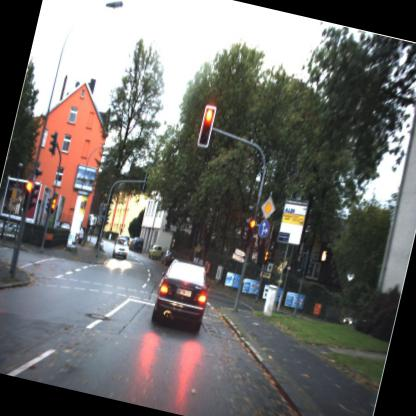
#> input picture datasets/train/images/101_jpg.rf.195906d75cfd98436709ee9fd1ef4a2b.jpg, 416 x 416 px; its folder holds only this picture in this run
$ python auto_label.py --img-dir ../datasets/train/images
#> lines starting #> are read from the running program, lines starting #| are printed output that depends on the picture; after the words box and inside, x2 and y2 are one past the last pixel; in counts of white or black regions, pixels touching at a corner belong together
"""
Auto-labeller for track-specific YOLO training data
=====================================================
Reads 600x600 warped-view screenshots and generates YOLO-format .txt labels.
Auto-detects signs with HSV, then lets you adjust each box with the mouse.

Usage:
    python auto_label.py                    # labels train split
    python auto_label.py --split val        # labels val split

Controls (per image):
    Enter / Space  — accept all boxes and save
    e              — edit: redraw each box with mouse (drag to select, Space to confirm)
    d              — discard this image (no label saved)
    q              — quit
"""

import cv2
import numpy as np
import argparse
from pathlib import Path

ROOT = Path(__file__).resolve().parent.parent

# ── ROI coordinates (x1, y1, x2, y2) in 600×600 warped view ─────────
ROI_STOP  = (305, 472, 402, 550)
ROI_55    = (468, 283, 568, 362)
ROI_LIGHT = (10,  252, 72,  315)

RED_RATIO_STOP = 0.10
RED_RATIO_55   = 0.04
GREEN_RATIO_LIGHT = 0.05   # HSV green pixel fraction → green light
RED_RATIO_LIGHT   = 0.05   # HSV red pixel fraction   → red light

COLOURS = {
    'stop':        (0,   60, 255),
    'speed_55':    (255, 80,   0),
    'light_off':   (120, 120, 120),
    'light_green': (0,  200,   0),
    'light_red':   (0,   0,  220),
}

# Auto-label boxes: class_id, x_center, y_center, width, height (normalised to 600×600)
AUTO_BOXES = {
    'stop':        (0, 0.5892, 0.8517, 0.1617, 0.1300),
    'speed_55':    (1, 0.8633, 0.5375, 0.1667, 0.1317),
    'light_off':   (2, 0.0683, 0.4725, 0.1033, 0.1050),
    'light_green': (3, 0.0683, 0.4725, 0.1033, 0.1050),
    'light_red':   (4, 0.0683, 0.4725, 0.1033, 0.1050),
}


# ── Helpers ──────────────────────────────────────────────────────────

def color_ratio(region, lower1, upper1, lower2=None, upper2=None):
    if region.size == 0:
        return 0.0
    hsv = cv2.cvtColor(region, cv2.COLOR_BGR2HSV)
    mask = cv2.inRange(hsv, lower1, upper1)
    if lower2 is not None:
        mask = cv2.bitwise_or(mask, cv2.inRange(hsv, lower2, upper2))
    return float(mask.sum()) / 255.0 / region.size


def detect_light_state(region):
    """Return 'light_green', 'light_red', or 'light_off'."""
    g = color_ratio(region, (40, 60, 60), (85, 255, 255))
    r = color_ratio(region, (0, 80, 80), (10, 255, 255), (160, 80, 80), (180, 255, 255))
    if g > GREEN_RATIO_LIGHT:
        return 'light_green'
    if r > RED_RATIO_LIGHT:
        return 'light_red'
    return 'light_off'


def detect_visible(img):
    visible = []
    x1, y1, x2, y2 = ROI_STOP
    if color_ratio(img[y1:y2, x1:x2], (0, 80, 80), (10, 255, 255),
                   (160, 80, 80), (180, 255, 255)) > RED_RATIO_STOP:
        visible.append('stop')
    x1, y1, x2, y2 = ROI_55
    if color_ratio(img[y1:y2, x1:x2], (0, 80, 80), (10, 255, 255),
                   (160, 80, 80), (180, 255, 255)) > RED_RATIO_55:
        visible.append('speed_55')
    x1, y1, x2, y2 = ROI_LIGHT
    visible.append(detect_light_state(img[y1:y2, x1:x2]))
    return visible


def box_to_pixels(xc, yc, w, h, W=600, H=600):
    x1 = int((xc - w / 2) * W)
    y1 = int((yc - h / 2) * H)
    x2 = int((xc + w / 2) * W)
    y2 = int((yc + h / 2) * H)
    return x1, y1, x2, y2


def pixels_to_norm(x1, y1, x2, y2, W=600, H=600):
    xc = (x1 + x2) / 2 / W
    yc = (y1 + y2) / 2 / H
    w  = (x2 - x1) / W
    h  = (y2 - y1) / H
    return xc, yc, w, h


def draw_boxes(img, boxes):
    """boxes: {name: (cls_id, xc, yc, w, h)}"""
    out = img.copy()
    for name, (cls_id, xc, yc, w, h) in boxes.items():
        col = COLOURS[name]
        x1, y1, x2, y2 = box_to_pixels(xc, yc, w, h)
        cv2.rectangle(out, (x1, y1), (x2, y2), col, 2)
        cv2.putText(out, name, (x1 + 3, y1 + 16),
                    cv2.FONT_HERSHEY_SIMPLEX, 0.55, (0, 0, 0), 4)
        cv2.putText(out, name, (x1 + 3, y1 + 16),
                    cv2.FONT_HERSHEY_SIMPLEX, 0.55, col, 2)
    return out


def add_hint(img, text):
    out = img.copy()
    cv2.putText(out, text, (5, out.shape[0] - 8),
                cv2.FONT_HERSHEY_SIMPLEX, 0.48, (0, 0, 0), 3)
    cv2.putText(out, text, (5, out.shape[0] - 8),
                cv2.FONT_HERSHEY_SIMPLEX, 0.48, (200, 200, 200), 1)
    return out


# ── Edit mode: redraw each box with mouse ────────────────────────────

def edit_boxes(img, boxes):
    """Let user redraw each visible box with selectROI. Returns updated boxes."""
    updated = dict(boxes)
    WIN = "Edit box (drag to draw, Space/Enter=confirm, c=cancel sign)"

    for name in list(updated.keys()):
        cls_id, xc, yc, w, h = updated[name]
        col = COLOURS[name]

        # Highlight current box + instruction
        canvas = draw_boxes(img, updated)
        x1, y1, x2, y2 = box_to_pixels(xc, yc, w, h)
        cv2.rectangle(canvas, (x1, y1), (x2, y2), (0, 255, 255), 3)  # highlight in cyan
        canvas = add_hint(canvas, f"Redrawing [{name}]  drag=new box  Space=keep  c=remove sign")
        cv2.imshow(WIN, canvas)
        cv2.waitKey(300)

        roi = cv2.selectROI(WIN, canvas, showCrosshair=True, fromCenter=False)
        rx, ry, rw, rh = roi

        if rw > 5 and rh > 5:
            new_xc, new_yc, new_w, new_h = pixels_to_norm(rx, ry, rx + rw, ry + rh)
            updated[name] = (cls_id, new_xc, new_yc, new_w, new_h)
            print(f"    [{name}] updated: xc={new_xc:.3f} yc={new_yc:.3f} w={new_w:.3f} h={new_h:.3f}")
        else:
            # Empty selection = keep original (user pressed Space without drawing)
            print(f"    [{name}] kept original")

    cv2.destroyWindow(WIN)
    return updated


# ── Label I/O ────────────────────────────────────────────────────────

def write_label(label_path, boxes):
    lines = [f"{cls_id} {xc:.6f} {yc:.6f} {w:.6f} {h:.6f}"
             for cls_id, xc, yc, w, h in boxes.values()]
    label_path.write_text("\n".join(lines))


# ── Main ─────────────────────────────────────────────────────────────

def main():
    parser = argparse.ArgumentParser()
    parser.add_argument("--split", default="train", choices=["train", "val"])
    parser.add_argument("--img-dir", default=None)
    args = parser.parse_args()

    img_dir   = Path(args.img_dir) if args.img_dir else ROOT / "track_dataset/images" / args.split
    label_dir = ROOT / "track_dataset/labels" / args.split

    if not img_dir.exists():
        print(f"Image folder not found: {img_dir}")
        print("Put your 600×600 warped-view screenshots there first.")
        return

    label_dir.mkdir(parents=True, exist_ok=True)

    exts = {'.jpg', '.jpeg', '.png'}
    images = sorted(p for p in img_dir.iterdir() if p.suffix.lower() in exts)
    if not images:
        print(f"No images in {img_dir}")
        return

    print(f"Found {len(images)} images")
    print("Controls:")
    print("  Enter      — save and next")
    print("  1          — toggle STOP box on/off")
    print("  2          — toggle 55 box on/off")
    print("  3          — cycle light state (off → green → red → off)")
    print("  e          — edit: redraw boxes with mouse")
    print("  d          — discard this image")
    print("  q          — quit\n")

    # All sign names that are always proposed
    SIGN_BOXES   = ['stop', 'speed_55']
    LIGHT_STATES = ['light_off', 'light_green', 'light_red']

    accepted = discarded = skipped = 0
    WIN = "Auto-label preview"
    cv2.namedWindow(WIN, cv2.WINDOW_NORMAL)
    cv2.resizeWindow(WIN, 600, 660)

    for i, img_path in enumerate(images):
        img = cv2.imread(str(img_path))
#> img is the input picture: shape (416, 416, 3); mean B, G, R 106.5, 108.6, 110.5
        if img is None:
            skipped += 1
            continue

        label_path = label_dir / (img_path.stem + ".txt")

        # Auto-detect initial state
        auto = detect_visible(img)
#> call 3 of color_ratio, with lower1 = (40, 60, 60), upper1 = (85, 255, 255)
#> in color_ratio (call 3), `hsv = cv2.cvtColor(region, cv2.COLOR_BGR2HSV)`: hsv: shape (63, 62, 3); mean H, S, V 105.4, 34.4, 146.9
#> in color_ratio (call 3), `hsv = cv2.cvtColor(region, cv2.COLOR_BGR2HSV)`:
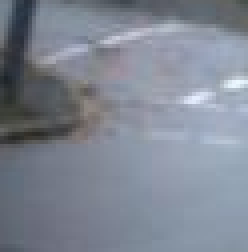
#> region: shape (63, 62, 3) (shown 4 times larger); mean of channels 0, 1, 2 146.5, 134, 127.2; drawn as B, G, R
#> in color_ratio (call 3), `mask = cv2.inRange(hsv, lower1, upper1)`: mask: shape (63, 62); every value is 0
#> in detect_light_state, `g = color_ratio(region, (40, 60, 60), (85, 255, 255))`: g = 0
#> auto = ['light_off']
        light_state = next((n for n in auto if n.startswith('light_')), 'light_off')
#> light_state = 'light_off'
        show_stop  = 'stop'     in auto
#> show_stop = False
        show_55    = 'speed_55' in auto
#> show_55 = False

        # Mutable copies of box coords — edits persist across loop iterations
        custom_boxes = {k: v for k, v in AUTO_BOXES.items()}

        print(f"  [{i+1}/{len(images)}] {img_path.name}  auto={auto}")
#|   [1/1] 101_jpg.rf.195906d75cfd98436709ee9fd1ef4a2b.jpg  auto=['light_off']

        while True:
            # Build active boxes dict from custom_boxes (not AUTO_BOXES)
            boxes = {}
            if show_stop:  boxes['stop']     = custom_boxes['stop']
            if show_55:    boxes['speed_55'] = custom_boxes['speed_55']
            boxes[light_state] = custom_boxes[light_state]

            # Draw
            canvas = draw_boxes(img, boxes)
#> the loop in draw_boxes, `for name, (cls_id, xc, yc, w, h) in boxes.items():` made 1 pass
#> (name, cls_id, xc, yc, w, h, col, x1) on pass 1: ('light_off', 2, 0.0683, 0.472, 0.103, 0.105, (120, 120, 120), 9)
#> after the loop in draw_boxes, `for name, (cls_id, xc, yc, w, h) in boxes.items():`:
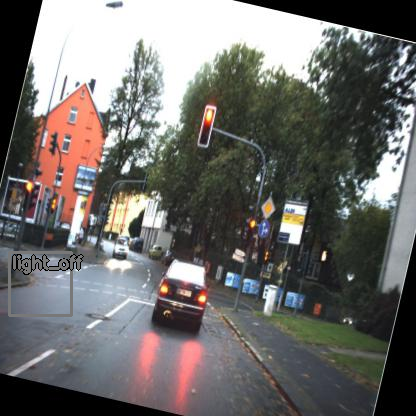
#> out: shape (416, 416, 3); 0.89% of pixels changed, all inside (x1, y1, x2, y2) = (8, 251, 84, 317)
            # Status bar
            status = (f"STOP={'ON' if show_stop else 'off'}  "
                      f"55={'ON' if show_55 else 'off'}  "
                      f"LIGHT={light_state.upper()}")
#> status = 'STOP=off  55=off  LIGHT=LIGHT_OFF'
            cv2.putText(canvas, status, (5, canvas.shape[0] - 28),
                        cv2.FONT_HERSHEY_SIMPLEX, 0.45, (0, 0, 0), 3)
            cv2.putText(canvas, status, (5, canvas.shape[0] - 28),
                        cv2.FONT_HERSHEY_SIMPLEX, 0.45, (0, 220, 255), 1)
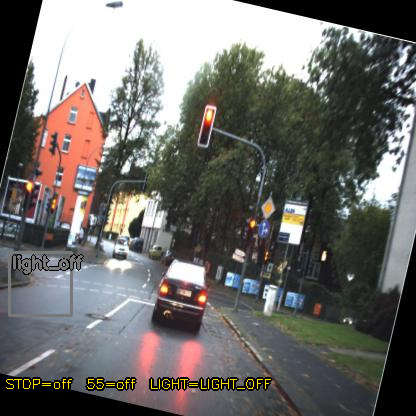
#> canvas: shape (416, 416, 3); mean B, G, R 104.8, 107.8, 109.7
            canvas = add_hint(canvas, "Enter=save  1=stop  2=55  3=light  e=edit  d=discard  q=quit")
#> in add_hint, `cv2.putText(out, text, (5, out.shape[0] - 8), cv2.FONT_HERSHEY_SIMPLEX..`:
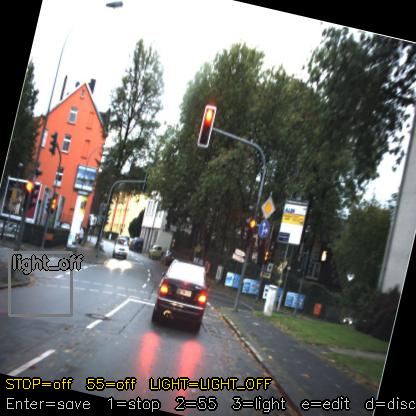
#> out: shape (416, 416, 3); mean B, G, R 104.7, 107.8, 109.6
            cv2.imshow(WIN, canvas)

            key = cv2.waitKey(0) & 0xFF
#> (key e is pressed here)

            if key in (13, 32):            # Enter — save
                write_label(label_path, boxes)
                accepted += 1
                print(f"    → saved: {list(boxes.keys())}")
                break

            elif key == ord('1'):          # toggle STOP
                show_stop = not show_stop

            elif key == ord('2'):          # toggle 55
                show_55 = not show_55

            elif key == ord('3'):          # cycle light state
                idx = LIGHT_STATES.index(light_state)
                light_state = LIGHT_STATES[(idx + 1) % len(LIGHT_STATES)]

            elif key == ord('e'):          # edit boxes with mouse
                boxes = edit_boxes(img, boxes)
#> in edit_boxes, `updated = dict(boxes)`: updated = {'light_off': (2, 0.0683, 0.472, 0.103, 0.105)}
#> the loop in edit_boxes, `for name in list(updated.keys()):` made 1 pass
#> pass 1, in edit_boxes, `canvas = add_hint(canvas, f"Redrawing [{name}]  drag=new box  Space=ke..`:
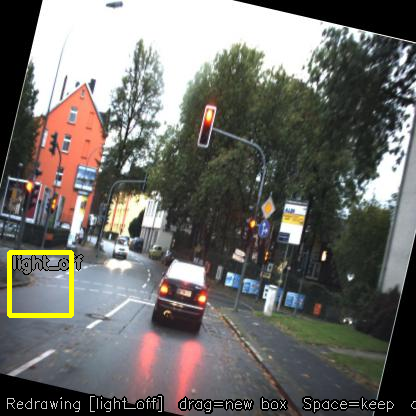
#> canvas: shape (416, 416, 3); mean B, G, R 105.2, 109.3, 111.2
                # persist edited coords back into custom_boxes
                for name, coords in boxes.items():
                    custom_boxes[name] = coords
                show_stop   = 'stop'     in boxes
                show_55     = 'speed_55' in boxes
                light_state = next((n for n in boxes if n.startswith('light_')), light_state)

            elif key == ord('d'):          # discard
                if label_path.exists():
                    label_path.unlink()
                discarded += 1
                print(f"    → discarded")
                break

            elif key == ord('q'):
                cv2.destroyAllWindows()
                _summary(accepted, discarded, skipped, len(images))
                return

    cv2.destroyAllWindows()
    _summary(accepted, discarded, skipped, len(images))


def _summary(accepted, discarded, skipped, total):
    print(f"\n{'='*40}")
    print(f"  Accepted : {accepted}")
    print(f"  Discarded: {discarded}")
    print(f"  Skipped  : {skipped}")
    print(f"  Total    : {total}")
    print(f"{'='*40}")
    print("Next: python train_track.py")


if __name__ == "__main__":
#> (the run stopped early here; a loop or call above may not have finished)

$ run again, on datasets/train/images/106_jpg.rf.1f730ff2943d701fabbe2a1506ff81e9.jpg
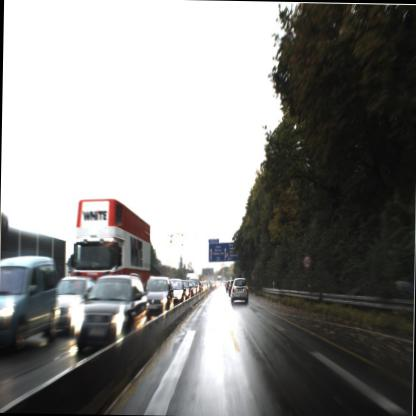
#> input picture datasets/train/images/106_jpg.rf.1f730ff2943d701fabbe2a1506ff81e9.jpg, 416 x 416 px
#> in main, img is the input picture: shape (416, 416, 3); mean B, G, R 133.7, 135.5, 135.7
#> hsv: shape (63, 62, 3); mean H, S, V 93.4, 45.7, 123.5
#> mask: shape (63, 62); 0.05% white in thin lines or dots, all inside (x1, y1, x2, y2) = (45, 18, 46, 20)
#> g = 0.000171
#> mask: shape (63, 62); every value is 0
#> r = 0
#> auto = ['light_off']
#> light_state = 'light_off'
#> show_stop = False
#|   [1/1] 106_jpg.rf.1f730ff2943d701fabbe2a1506ff81e9.jpg  auto=['light_off']
#> the loop in draw_boxes, `for name, (cls_id, xc, yc, w, h) in boxes.items():` made 1 pass
#> (name, cls_id, xc, yc, w, h, col, x1) on pass 1: ('light_off', 2, 0.0683, 0.472, 0.103, 0.105, (120, 120, 120), 9)
#> after the loop in draw_boxes, `for name, (cls_id, xc, yc, w, h) in boxes.items():`:
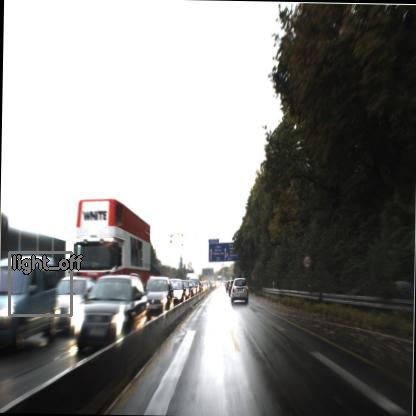
#> out: shape (416, 416, 3); 0.89% of pixels changed, all inside (x1, y1, x2, y2) = (8, 251, 84, 317)
#> status = 'STOP=off  55=off  LIGHT=LIGHT_OFF'
#> updated = {'light_off': (2, 0.0683, 0.472, 0.103, 0.105)}
#> the loop in edit_boxes, `for name in list(updated.keys()):` made 1 pass
#> pass 1, in edit_boxes, `canvas = add_hint(canvas, f"Redrawing [{name}]  drag=new box  Space=ke..`:
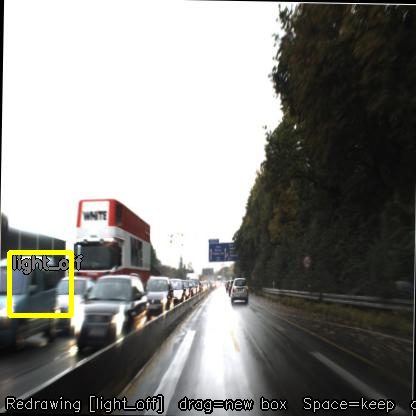
#> canvas: shape (416, 416, 3); mean B, G, R 131.8, 135.5, 135.8

$ run again, on datasets/train/images/162_jpg.rf.e989899581c0cd51514daef11b84f984.jpg
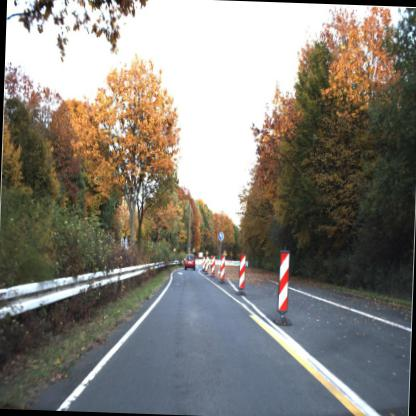
#> input picture datasets/train/images/162_jpg.rf.e989899581c0cd51514daef11b84f984.jpg, 416 x 416 px
#> in main, img is the input picture: shape (416, 416, 3); mean B, G, R 120.6, 128, 132.1
#> hsv: shape (63, 62, 3); mean H, S, V 61.9, 51.1, 114.7
#> mask: shape (63, 62); 4.3% white; 4 white regions (3 under 20 px), largest, box (x1, y1, x2, y2) and area: (30, 16, 46, 28) 142
#> g = 0.0143
#> mask: shape (63, 62); every value is 0
#> r = 0
#> auto = ['light_off']
#> light_state = 'light_off'
#> show_stop = False
#|   [1/1] 162_jpg.rf.e989899581c0cd51514daef11b84f984.jpg  auto=['light_off']
#> the loop in draw_boxes, `for name, (cls_id, xc, yc, w, h) in boxes.items():` made 1 pass
#> (name, cls_id, xc, yc, w, h, col, x1) on pass 1: ('light_off', 2, 0.0683, 0.472, 0.103, 0.105, (120, 120, 120), 9)
#> after the loop in draw_boxes, `for name, (cls_id, xc, yc, w, h) in boxes.items():`:
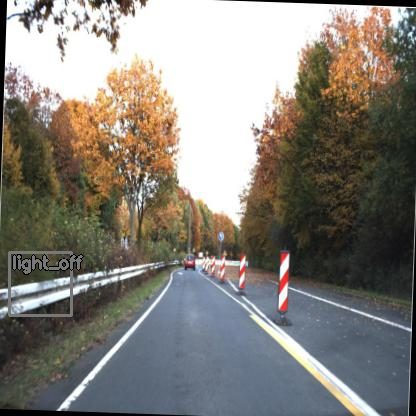
#> out: shape (416, 416, 3); 0.89% of pixels changed, all inside (x1, y1, x2, y2) = (8, 251, 84, 317)
#> status = 'STOP=off  55=off  LIGHT=LIGHT_OFF'
#> updated = {'light_off': (2, 0.0683, 0.472, 0.103, 0.105)}
#> the loop in edit_boxes, `for name in list(updated.keys()):` made 1 pass
#> pass 1, in edit_boxes, `canvas = add_hint(canvas, f"Redrawing [{name}]  drag=new box  Space=ke..`:
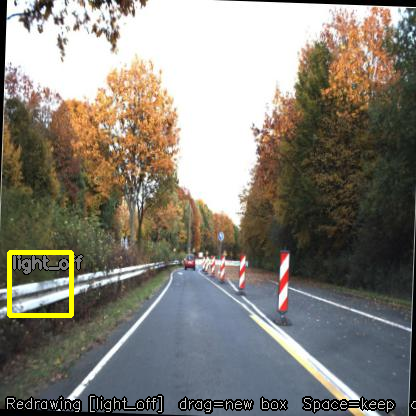
#> canvas: shape (416, 416, 3); mean B, G, R 118.6, 127.8, 132.1
